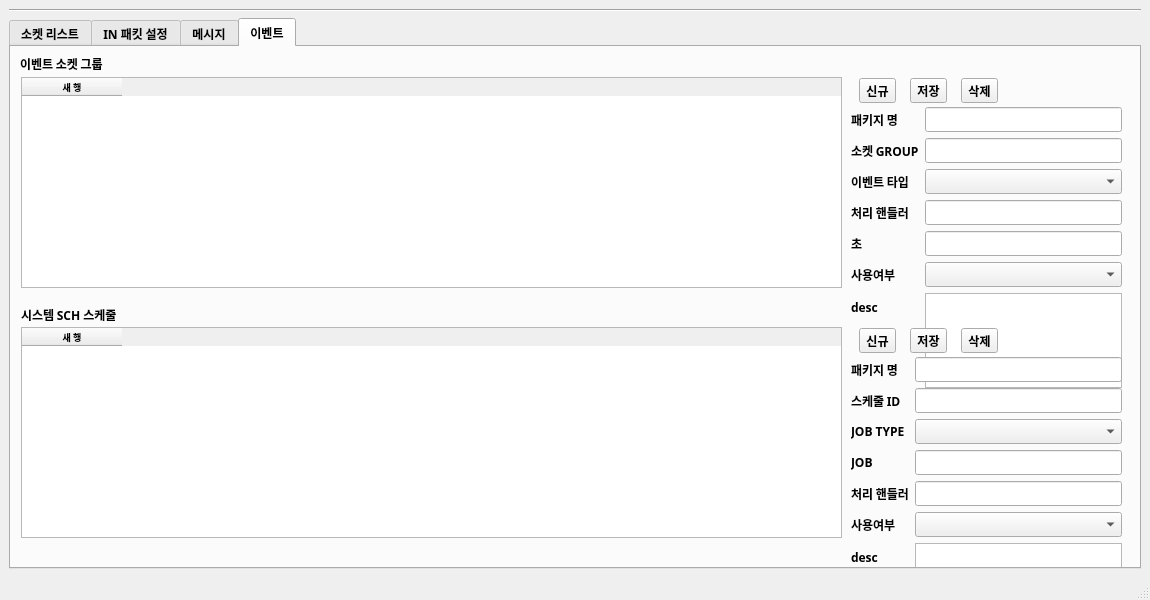
<?xml version="1.0" encoding="UTF-8"?>
<ui version="4.0">
 <class>MainWindow</class>
 <widget class="QMainWindow" name="MainWindow">
  <property name="geometry">
   <rect>
    <x>0</x>
    <y>0</y>
    <width>1150</width>
    <height>600</height>
   </rect>
  </property>
  <property name="sizePolicy">
   <sizepolicy hsizetype="Expanding" vsizetype="Expanding">
    <horstretch>0</horstretch>
    <verstretch>0</verstretch>
   </sizepolicy>
  </property>
  <property name="minimumSize">
   <size>
    <width>1150</width>
    <height>600</height>
   </size>
  </property>
  <property name="maximumSize">
   <size>
    <width>1150</width>
    <height>600</height>
   </size>
  </property>
  <property name="baseSize">
   <size>
    <width>600</width>
    <height>300</height>
   </size>
  </property>
  <property name="font">
   <font>
    <family>맑은 고딕</family>
    <weight>75</weight>
    <bold>true</bold>
   </font>
  </property>
  <property name="windowTitle">
   <string>MainWindow</string>
  </property>
  <widget class="QWidget" name="centralwidget">
   <layout class="QGridLayout" name="gridLayout_2">
    <item row="1" column="1">
     <widget class="Line" name="line">
      <property name="orientation">
       <enum>Qt::Horizontal</enum>
      </property>
     </widget>
    </item>
    <item row="2" column="1">
     <widget class="QTabWidget" name="tap_info">
      <property name="currentIndex">
       <number>3</number>
      </property>
      <widget class="QWidget" name="tab">
       <attribute name="title">
        <string>소켓 리스트</string>
       </attribute>
       <widget class="QWidget" name="layoutWidget">
        <property name="geometry">
         <rect>
          <x>810</x>
          <y>0</y>
          <width>155</width>
          <height>28</height>
         </rect>
        </property>
        <layout class="QGridLayout" name="gridLayout">
         <item row="0" column="0">
          <widget class="QToolButton" name="btn_addSk">
           <property name="text">
            <string>신규</string>
           </property>
          </widget>
         </item>
         <item row="0" column="2">
          <widget class="QToolButton" name="btn_delSk">
           <property name="text">
            <string>삭제</string>
           </property>
          </widget>
         </item>
         <item row="0" column="1">
          <widget class="QToolButton" name="btn_saveSk">
           <property name="text">
            <string>저장</string>
           </property>
          </widget>
         </item>
        </layout>
       </widget>
       <widget class="QWidget" name="formLayoutWidget_2">
        <property name="geometry">
         <rect>
          <x>810</x>
          <y>30</y>
          <width>271</width>
          <height>473</height>
         </rect>
        </property>
        <layout class="QFormLayout" name="formLayout_2">
         <item row="0" column="0">
          <widget class="QLabel" name="label_7">
           <property name="text">
            <string>패키지 명</string>
           </property>
          </widget>
         </item>
         <item row="0" column="1">
          <widget class="QLineEdit" name="sk_PKG_ID">
           <property name="text">
            <string/>
           </property>
          </widget>
         </item>
         <item row="1" column="0">
          <widget class="QLabel" name="label_8">
           <property name="text">
            <string>소켓 아이디</string>
           </property>
          </widget>
         </item>
         <item row="1" column="1">
          <widget class="QLineEdit" name="sk_SK_ID"/>
         </item>
         <item row="2" column="0">
          <widget class="QLabel" name="label_9">
           <property name="text">
            <string>소켓 group</string>
           </property>
          </widget>
         </item>
         <item row="12" column="0">
          <widget class="QLabel" name="label_10">
           <property name="text">
            <string>desc</string>
           </property>
          </widget>
         </item>
         <item row="11" column="0">
          <widget class="QLabel" name="label_11">
           <property name="text">
            <string>로그 출력</string>
           </property>
          </widget>
         </item>
         <item row="3" column="0">
          <widget class="QLabel" name="label_12">
           <property name="text">
            <string>사용여부</string>
           </property>
          </widget>
         </item>
         <item row="4" column="0">
          <widget class="QLabel" name="label_13">
           <property name="text">
            <string>소켓 타입</string>
           </property>
          </widget>
         </item>
         <item row="10" column="0">
          <widget class="QLabel" name="label_14">
           <property name="text">
            <string>딜리미터</string>
           </property>
          </widget>
         </item>
         <item row="9" column="0">
          <widget class="QLabel" name="label_15">
           <property name="text">
            <string>포트</string>
           </property>
          </widget>
         </item>
         <item row="8" column="0">
          <widget class="QLabel" name="label_16">
           <property name="text">
            <string>아이피</string>
           </property>
          </widget>
         </item>
         <item row="7" column="0">
          <widget class="QLabel" name="label_17">
           <property name="text">
            <string>해더</string>
           </property>
          </widget>
         </item>
         <item row="5" column="0">
          <widget class="QLabel" name="label_18">
           <property name="text">
            <string>연결유형</string>
           </property>
          </widget>
         </item>
         <item row="6" column="0">
          <widget class="QLabel" name="label_19">
           <property name="text">
            <string>연결종류</string>
           </property>
          </widget>
         </item>
         <item row="2" column="1">
          <widget class="QLineEdit" name="sk_SK_GROUP"/>
         </item>
         <item row="8" column="1">
          <widget class="QLineEdit" name="sk_SK_IP"/>
         </item>
         <item row="9" column="1">
          <widget class="QLineEdit" name="sk_SK_PORT"/>
         </item>
         <item row="10" column="1">
          <widget class="QLineEdit" name="sk_SK_DELIMIT_TYPE"/>
         </item>
         <item row="3" column="1">
          <widget class="QComboBox" name="sk_USE_YN"/>
         </item>
         <item row="4" column="1">
          <widget class="QComboBox" name="sk_SK_TYPE"/>
         </item>
         <item row="5" column="1">
          <widget class="QComboBox" name="sk_SK_CONN_TYPE"/>
         </item>
         <item row="6" column="1">
          <widget class="QComboBox" name="sk_SK_CLIENT_TYPE"/>
         </item>
         <item row="7" column="1">
          <widget class="QComboBox" name="sk_HD_ID"/>
         </item>
         <item row="11" column="1">
          <widget class="QComboBox" name="sk_SK_LOG"/>
         </item>
         <item row="12" column="1">
          <widget class="QTextEdit" name="sk_SK_DESC"/>
         </item>
        </layout>
       </widget>
       <widget class="QTableWidget" name="list_sk">
        <property name="geometry">
         <rect>
          <x>0</x>
          <y>0</y>
          <width>801</width>
          <height>501</height>
         </rect>
        </property>
        <property name="font">
         <font>
          <family>맑은 고딕</family>
          <pointsize>7</pointsize>
          <weight>75</weight>
          <bold>true</bold>
         </font>
        </property>
        <property name="dragEnabled">
         <bool>true</bool>
        </property>
        <column>
         <property name="text">
          <string>새 행</string>
         </property>
        </column>
       </widget>
      </widget>
      <widget class="QWidget" name="tab_5">
       <attribute name="title">
        <string>IN 패킷 설정</string>
       </attribute>
       <widget class="QTableWidget" name="list_in">
        <property name="geometry">
         <rect>
          <x>0</x>
          <y>0</y>
          <width>801</width>
          <height>501</height>
         </rect>
        </property>
        <property name="font">
         <font>
          <family>맑은 고딕</family>
          <pointsize>7</pointsize>
          <weight>75</weight>
          <bold>true</bold>
         </font>
        </property>
        <column>
         <property name="text">
          <string>새 행</string>
         </property>
        </column>
       </widget>
       <widget class="QWidget" name="formLayoutWidget_4">
        <property name="geometry">
         <rect>
          <x>810</x>
          <y>30</y>
          <width>271</width>
          <height>461</height>
         </rect>
        </property>
        <layout class="QFormLayout" name="formLayout_4">
         <item row="0" column="0">
          <widget class="QLabel" name="label_20">
           <property name="text">
            <string>패키지 명</string>
           </property>
          </widget>
         </item>
         <item row="0" column="1">
          <widget class="QLineEdit" name="in_PKG_ID">
           <property name="text">
            <string/>
           </property>
          </widget>
         </item>
         <item row="1" column="0">
          <widget class="QLabel" name="label_21">
           <property name="text">
            <string>소켓 아이디</string>
           </property>
          </widget>
         </item>
         <item row="1" column="1">
          <widget class="QLineEdit" name="in_IN_SK_ID"/>
         </item>
         <item row="3" column="0">
          <widget class="QLabel" name="label_22">
           <property name="text">
            <string>메시지 아이디</string>
           </property>
          </widget>
         </item>
         <item row="3" column="1">
          <widget class="QLineEdit" name="in_IN_MSG_ID"/>
         </item>
         <item row="4" column="0">
          <widget class="QLabel" name="label_24">
           <property name="text">
            <string>처리 핸들러</string>
           </property>
          </widget>
         </item>
         <item row="4" column="1">
          <widget class="QLineEdit" name="in_BZ_METHOD"/>
         </item>
         <item row="5" column="0">
          <widget class="QLabel" name="label_25">
           <property name="text">
            <string>사용여부</string>
           </property>
          </widget>
         </item>
         <item row="5" column="1">
          <widget class="QComboBox" name="in_USE_YN"/>
         </item>
         <item row="6" column="0">
          <widget class="QLabel" name="label_23">
           <property name="text">
            <string>desc</string>
           </property>
          </widget>
         </item>
         <item row="6" column="1">
          <widget class="QTextEdit" name="in_IN_DESC"/>
         </item>
         <item row="2" column="0">
          <widget class="QLabel" name="ss">
           <property name="text">
            <string>SEQ</string>
           </property>
          </widget>
         </item>
         <item row="2" column="1">
          <widget class="QLineEdit" name="in_SK_IN_SEQ"/>
         </item>
        </layout>
       </widget>
       <widget class="QWidget" name="layoutWidget_2">
        <property name="geometry">
         <rect>
          <x>810</x>
          <y>0</y>
          <width>155</width>
          <height>28</height>
         </rect>
        </property>
        <layout class="QGridLayout" name="gridLayout_3">
         <item row="0" column="0">
          <widget class="QToolButton" name="btn_addIn">
           <property name="text">
            <string>신규</string>
           </property>
          </widget>
         </item>
         <item row="0" column="2">
          <widget class="QToolButton" name="btn_delIn">
           <property name="text">
            <string>삭제</string>
           </property>
          </widget>
         </item>
         <item row="0" column="1">
          <widget class="QToolButton" name="btn_saveIn">
           <property name="text">
            <string>저장</string>
           </property>
          </widget>
         </item>
        </layout>
       </widget>
      </widget>
      <widget class="QWidget" name="tab_3">
       <attribute name="title">
        <string>메시지</string>
       </attribute>
       <widget class="QWidget" name="formLayoutWidget">
        <property name="geometry">
         <rect>
          <x>9</x>
          <y>9</y>
          <width>140</width>
          <height>31</height>
         </rect>
        </property>
        <layout class="QFormLayout" name="formLayout">
         <item row="0" column="0">
          <widget class="QLabel" name="label">
           <property name="text">
            <string>메시지 ID</string>
           </property>
          </widget>
         </item>
         <item row="0" column="1">
          <widget class="QLineEdit" name="msg_MSG_ID_iq"/>
         </item>
        </layout>
       </widget>
       <widget class="QPushButton" name="msg_search">
        <property name="geometry">
         <rect>
          <x>999</x>
          <y>10</y>
          <width>111</width>
          <height>23</height>
         </rect>
        </property>
        <property name="text">
         <string>검색</string>
        </property>
       </widget>
       <widget class="QWidget" name="formLayoutWidget_3">
        <property name="geometry">
         <rect>
          <x>150</x>
          <y>10</y>
          <width>140</width>
          <height>30</height>
         </rect>
        </property>
        <layout class="QFormLayout" name="formLayout_3">
         <item row="0" column="0">
          <widget class="QLabel" name="label_2">
           <property name="text">
            <string>MID</string>
           </property>
          </widget>
         </item>
         <item row="0" column="1">
          <widget class="QLineEdit" name="msg_MSG_MID_iq"/>
         </item>
        </layout>
       </widget>
       <widget class="QPushButton" name="msg_add">
        <property name="geometry">
         <rect>
          <x>10</x>
          <y>50</y>
          <width>75</width>
          <height>23</height>
         </rect>
        </property>
        <property name="text">
         <string>추가</string>
        </property>
       </widget>
       <widget class="QTableWidget" name="msg_list">
        <property name="geometry">
         <rect>
          <x>10</x>
          <y>80</y>
          <width>511</width>
          <height>411</height>
         </rect>
        </property>
       </widget>
       <widget class="QTableWidget" name="msg_dt_list">
        <property name="geometry">
         <rect>
          <x>580</x>
          <y>80</y>
          <width>531</width>
          <height>411</height>
         </rect>
        </property>
       </widget>
       <widget class="QPushButton" name="msg_dt_add">
        <property name="geometry">
         <rect>
          <x>580</x>
          <y>50</y>
          <width>75</width>
          <height>23</height>
         </rect>
        </property>
        <property name="text">
         <string>추가</string>
        </property>
       </widget>
       <widget class="QPushButton" name="msg_dt_del">
        <property name="geometry">
         <rect>
          <x>670</x>
          <y>50</y>
          <width>75</width>
          <height>23</height>
         </rect>
        </property>
        <property name="text">
         <string>삭제</string>
        </property>
       </widget>
       <widget class="QPushButton" name="msg_del">
        <property name="geometry">
         <rect>
          <x>100</x>
          <y>50</y>
          <width>75</width>
          <height>23</height>
         </rect>
        </property>
        <property name="text">
         <string>삭제</string>
        </property>
       </widget>
       <widget class="Line" name="line_2">
        <property name="geometry">
         <rect>
          <x>540</x>
          <y>90</y>
          <width>20</width>
          <height>401</height>
         </rect>
        </property>
        <property name="orientation">
         <enum>Qt::Vertical</enum>
        </property>
       </widget>
       <widget class="QPushButton" name="msg_save">
        <property name="geometry">
         <rect>
          <x>190</x>
          <y>50</y>
          <width>75</width>
          <height>23</height>
         </rect>
        </property>
        <property name="text">
         <string>저장</string>
        </property>
       </widget>
       <widget class="QPushButton" name="msg_dt_save">
        <property name="geometry">
         <rect>
          <x>760</x>
          <y>50</y>
          <width>75</width>
          <height>23</height>
         </rect>
        </property>
        <property name="text">
         <string>저장</string>
        </property>
       </widget>
      </widget>
      <widget class="QWidget" name="tab_4">
       <attribute name="title">
        <string>이벤트</string>
       </attribute>
       <widget class="QLabel" name="label_6">
        <property name="geometry">
         <rect>
          <x>9</x>
          <y>9</y>
          <width>101</width>
          <height>16</height>
         </rect>
        </property>
        <property name="text">
         <string>이벤트 소켓 그룹</string>
        </property>
       </widget>
       <widget class="QLabel" name="label_5">
        <property name="geometry">
         <rect>
          <x>10</x>
          <y>260</y>
          <width>104</width>
          <height>16</height>
         </rect>
        </property>
        <property name="text">
         <string>시스템 SCH 스케줄</string>
        </property>
       </widget>
       <widget class="QTableWidget" name="list_bz">
        <property name="geometry">
         <rect>
          <x>10</x>
          <y>30</y>
          <width>821</width>
          <height>211</height>
         </rect>
        </property>
        <property name="font">
         <font>
          <family>맑은 고딕</family>
          <pointsize>7</pointsize>
          <weight>75</weight>
          <bold>true</bold>
         </font>
        </property>
        <property name="dragEnabled">
         <bool>true</bool>
        </property>
        <column>
         <property name="text">
          <string>새 행</string>
         </property>
        </column>
       </widget>
       <widget class="QTableWidget" name="list_sch">
        <property name="geometry">
         <rect>
          <x>10</x>
          <y>280</y>
          <width>821</width>
          <height>211</height>
         </rect>
        </property>
        <property name="font">
         <font>
          <family>맑은 고딕</family>
          <pointsize>7</pointsize>
          <weight>75</weight>
          <bold>true</bold>
         </font>
        </property>
        <property name="dragEnabled">
         <bool>true</bool>
        </property>
        <column>
         <property name="text">
          <string>새 행</string>
         </property>
        </column>
       </widget>
       <widget class="QWidget" name="formLayoutWidget_5">
        <property name="geometry">
         <rect>
          <x>840</x>
          <y>60</y>
          <width>271</width>
          <height>281</height>
         </rect>
        </property>
        <layout class="QFormLayout" name="formLayout_5">
         <item row="0" column="0">
          <widget class="QLabel" name="label_26">
           <property name="text">
            <string>패키지 명</string>
           </property>
          </widget>
         </item>
         <item row="0" column="1">
          <widget class="QLineEdit" name="bz_PKG_ID">
           <property name="text">
            <string/>
           </property>
          </widget>
         </item>
         <item row="1" column="0">
          <widget class="QLabel" name="label_27">
           <property name="text">
            <string>소켓 GROUP</string>
           </property>
          </widget>
         </item>
         <item row="1" column="1">
          <widget class="QLineEdit" name="bz_SK_GROUP"/>
         </item>
         <item row="2" column="0">
          <widget class="QLabel" name="ss_2">
           <property name="text">
            <string>이벤트 타입</string>
           </property>
          </widget>
         </item>
         <item row="2" column="1">
          <widget class="QComboBox" name="bz_BZ_TYPE"/>
         </item>
         <item row="3" column="0">
          <widget class="QLabel" name="label_29">
           <property name="text">
            <string>처리 핸들러</string>
           </property>
          </widget>
         </item>
         <item row="3" column="1">
          <widget class="QLineEdit" name="bz_BZ_METHOD"/>
         </item>
         <item row="5" column="0">
          <widget class="QLabel" name="label_30">
           <property name="text">
            <string>사용여부</string>
           </property>
          </widget>
         </item>
         <item row="5" column="1">
          <widget class="QComboBox" name="bz_USE_YN"/>
         </item>
         <item row="6" column="0">
          <widget class="QLabel" name="label_31">
           <property name="text">
            <string>desc</string>
           </property>
          </widget>
         </item>
         <item row="6" column="1">
          <widget class="QTextEdit" name="bz_BZ_DESC"/>
         </item>
         <item row="4" column="0">
          <widget class="QLabel" name="label_28">
           <property name="text">
            <string>초</string>
           </property>
          </widget>
         </item>
         <item row="4" column="1">
          <widget class="QLineEdit" name="bz_SEC"/>
         </item>
        </layout>
       </widget>
       <widget class="QWidget" name="layoutWidget_3">
        <property name="geometry">
         <rect>
          <x>840</x>
          <y>30</y>
          <width>155</width>
          <height>28</height>
         </rect>
        </property>
        <layout class="QGridLayout" name="gridLayout_4">
         <item row="0" column="0">
          <widget class="QToolButton" name="btn_addBz">
           <property name="text">
            <string>신규</string>
           </property>
          </widget>
         </item>
         <item row="0" column="2">
          <widget class="QToolButton" name="btn_delBz">
           <property name="text">
            <string>삭제</string>
           </property>
          </widget>
         </item>
         <item row="0" column="1">
          <widget class="QToolButton" name="btn_saveBz">
           <property name="text">
            <string>저장</string>
           </property>
          </widget>
         </item>
        </layout>
       </widget>
       <widget class="QWidget" name="layoutWidget_4">
        <property name="geometry">
         <rect>
          <x>840</x>
          <y>280</y>
          <width>155</width>
          <height>28</height>
         </rect>
        </property>
        <layout class="QGridLayout" name="gridLayout_5">
         <item row="0" column="0">
          <widget class="QToolButton" name="btn_addSch">
           <property name="text">
            <string>신규</string>
           </property>
          </widget>
         </item>
         <item row="0" column="2">
          <widget class="QToolButton" name="btn_delSch">
           <property name="text">
            <string>삭제</string>
           </property>
          </widget>
         </item>
         <item row="0" column="1">
          <widget class="QToolButton" name="btn_saveSch">
           <property name="text">
            <string>저장</string>
           </property>
          </widget>
         </item>
        </layout>
       </widget>
       <widget class="QWidget" name="formLayoutWidget_6">
        <property name="geometry">
         <rect>
          <x>840</x>
          <y>310</y>
          <width>271</width>
          <height>281</height>
         </rect>
        </property>
        <layout class="QFormLayout" name="formLayout_6">
         <item row="0" column="0">
          <widget class="QLabel" name="label_32">
           <property name="text">
            <string>패키지 명</string>
           </property>
          </widget>
         </item>
         <item row="0" column="1">
          <widget class="QLineEdit" name="sch_PKG_ID">
           <property name="text">
            <string/>
           </property>
          </widget>
         </item>
         <item row="1" column="0">
          <widget class="QLabel" name="label_33">
           <property name="text">
            <string>스케줄 ID</string>
           </property>
          </widget>
         </item>
         <item row="1" column="1">
          <widget class="QLineEdit" name="sch_SCH_ID"/>
         </item>
         <item row="3" column="0">
          <widget class="QLabel" name="label_34">
           <property name="text">
            <string>JOB</string>
           </property>
          </widget>
         </item>
         <item row="3" column="1">
          <widget class="QLineEdit" name="sch_SCH_JOB"/>
         </item>
         <item row="4" column="0">
          <widget class="QLabel" name="label_35">
           <property name="text">
            <string>처리 핸들러</string>
           </property>
          </widget>
         </item>
         <item row="4" column="1">
          <widget class="QLineEdit" name="sch_BZ_METHOD"/>
         </item>
         <item row="5" column="0">
          <widget class="QLabel" name="label_36">
           <property name="text">
            <string>사용여부</string>
           </property>
          </widget>
         </item>
         <item row="5" column="1">
          <widget class="QComboBox" name="sch_USE_YN"/>
         </item>
         <item row="6" column="0">
          <widget class="QLabel" name="label_37">
           <property name="text">
            <string>desc</string>
           </property>
          </widget>
         </item>
         <item row="6" column="1">
          <widget class="QTextEdit" name="sch_SCH_DESC"/>
         </item>
         <item row="2" column="0">
          <widget class="QLabel" name="ss_3">
           <property name="text">
            <string>JOB TYPE</string>
           </property>
          </widget>
         </item>
         <item row="2" column="1">
          <widget class="QComboBox" name="sch_SCH_JOB_TYPE"/>
         </item>
        </layout>
       </widget>
      </widget>
     </widget>
    </item>
   </layout>
  </widget>
  <widget class="QMenuBar" name="menubar">
   <property name="geometry">
    <rect>
     <x>0</x>
     <y>0</y>
     <width>1150</width>
     <height>21</height>
    </rect>
   </property>
  </widget>
  <widget class="QStatusBar" name="statusbar"/>
 </widget>
 <resources/>
 <connections/>
</ui>
